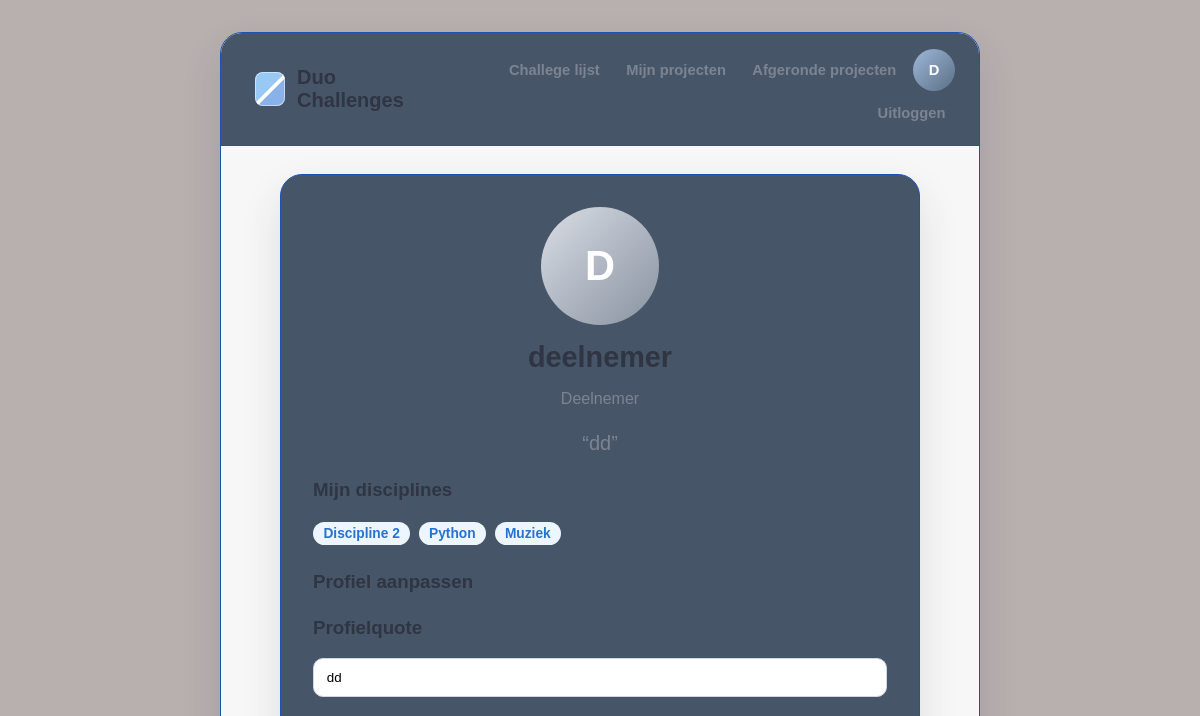
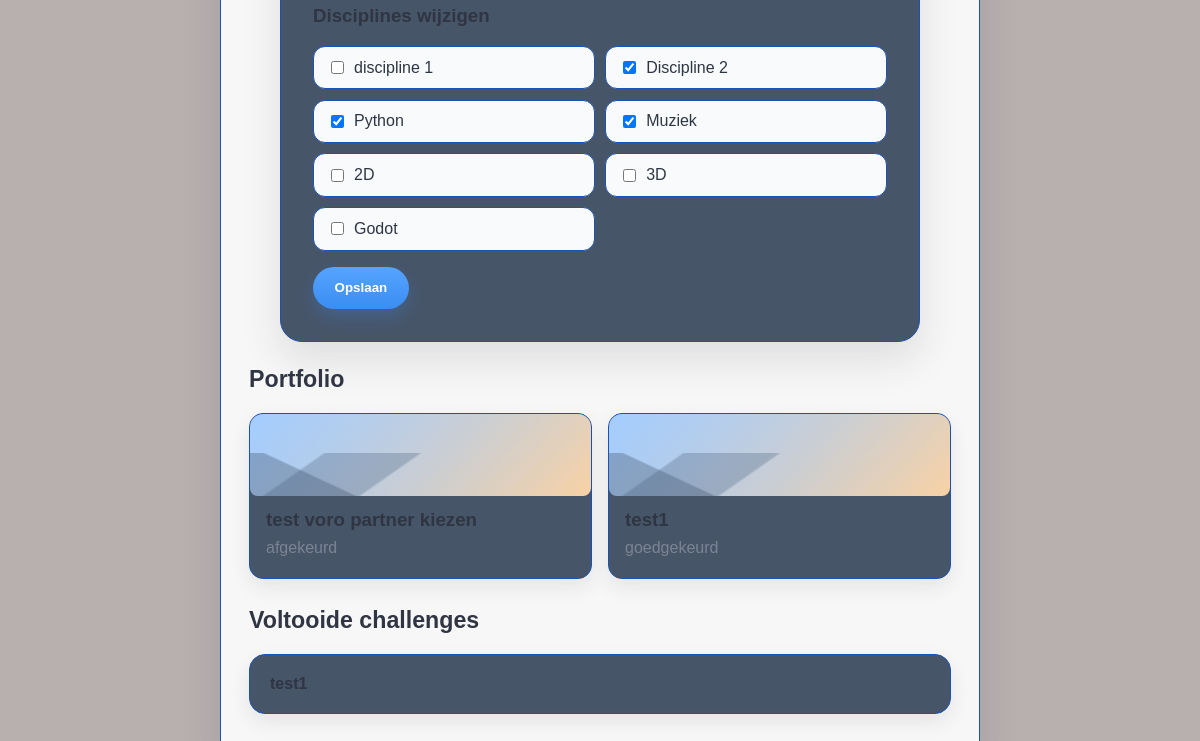
The app's page /profiel/ (signed in), older data (2 pictures, top to bottom).
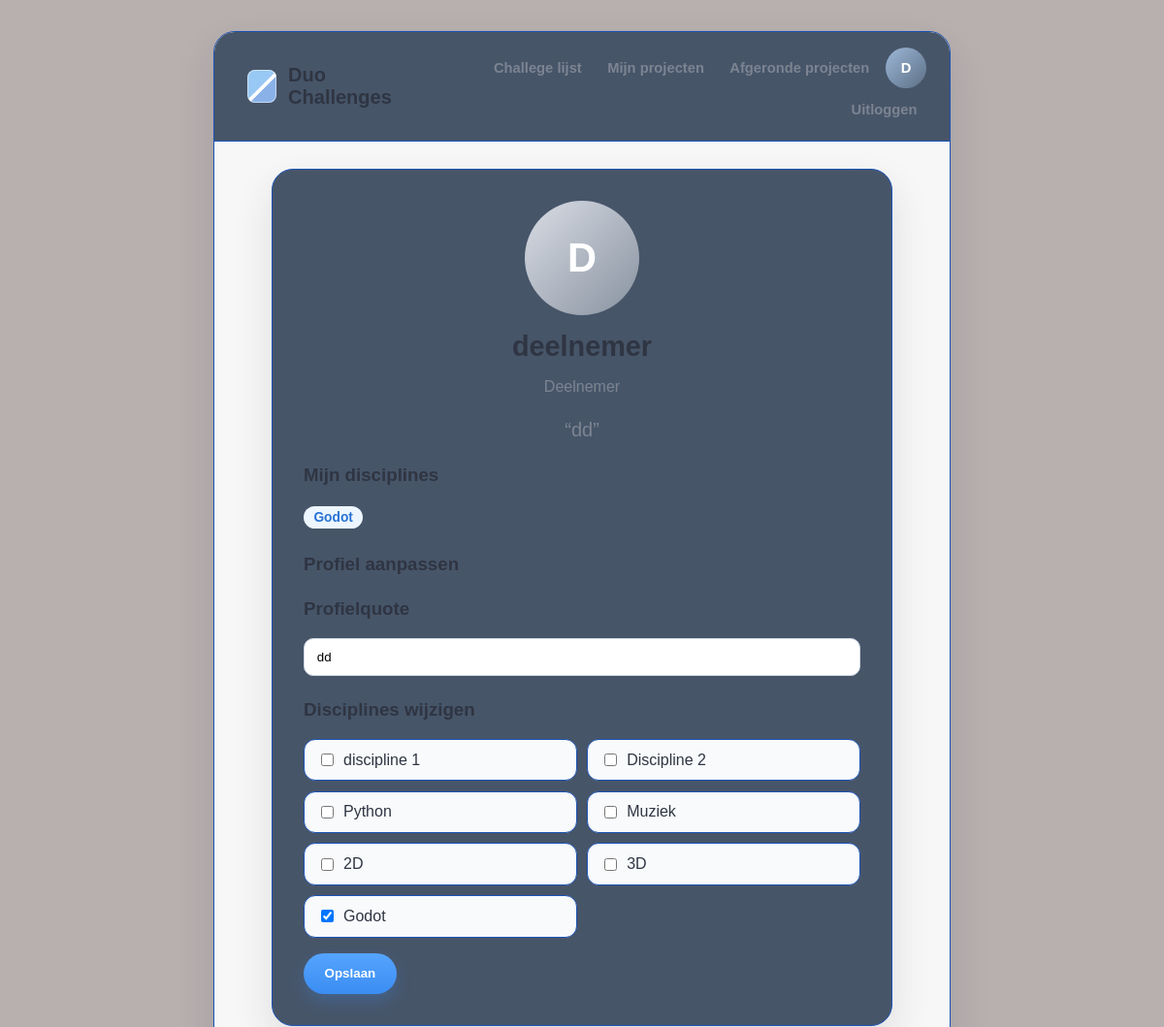
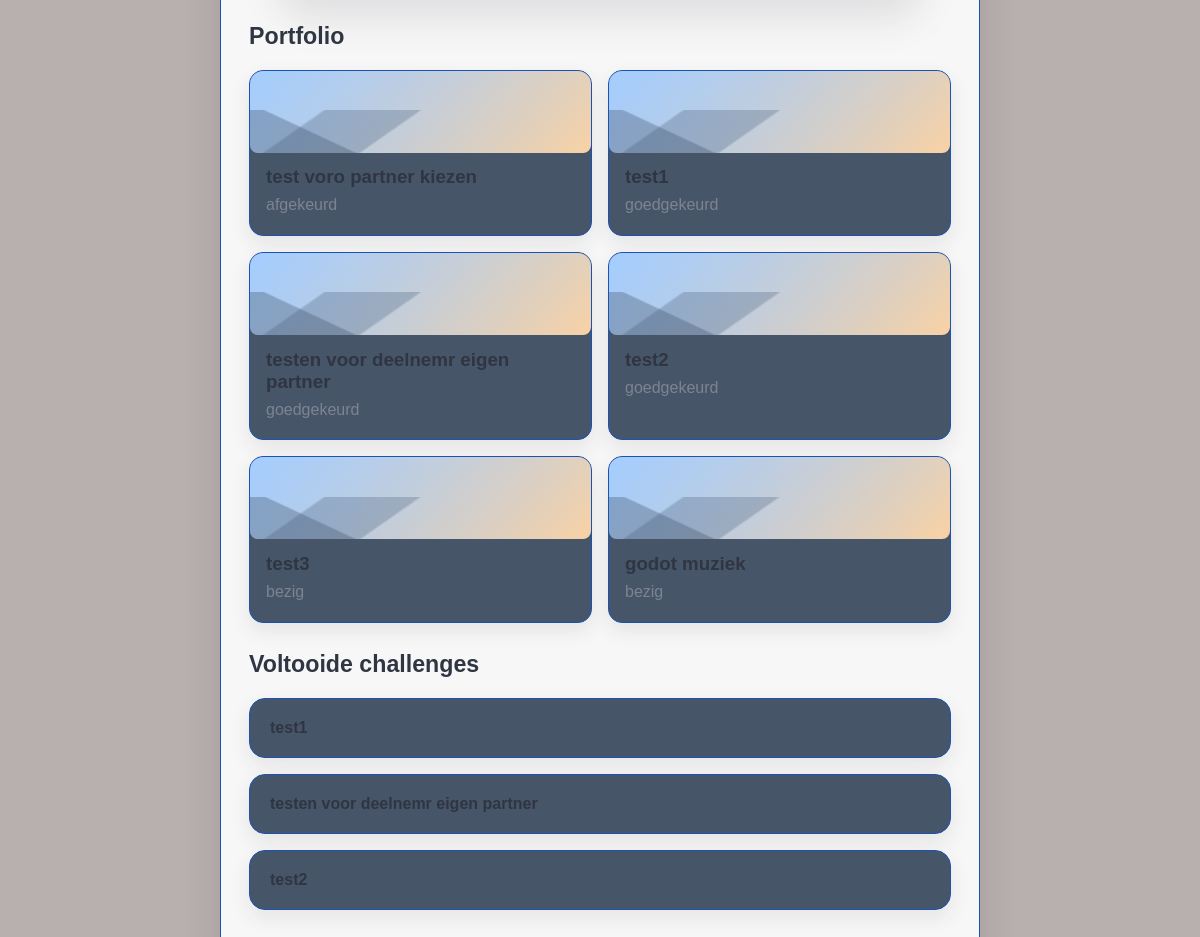
The same page, newer data (2 pictures, top to bottom).
### challenges/models.py (models this page shows, shortened)
class Discipline(models.Model):
    naam = models.CharField(max_length=100)

class Profiel(models.Model):
    ROL_KEUZES = [
        ('deelnemer', 'Deelnemer'),
        ('begeleider', 'Begeleider'),
    ]
    user = models.OneToOneField(User, on_delete=models.CASCADE)
    rol = models.CharField(max_length=20, choices=ROL_KEUZES, default='deelnemer')
    disciplines = models.ManyToManyField(
        Discipline,
        blank=True
    )
    quote = models.CharField(
        max_length=150,
        blank=True,
        default="Fast workflow, short projects"
    )

class Project(models.Model):
    challenge = models.ForeignKey(Challenge, on_delete=models.CASCADE)
    deelnemer = models.ForeignKey(
        User,
        on_delete=models.CASCADE,
        related_name='projecten'
    )
    partner = models.ForeignKey(
        User,
        on_delete=models.SET_NULL,
        null=True,
        blank=True,
        related_name='partner_projecten'
    )
    uitgenodigde_partner = models.ForeignKey(
        User,
        on_delete=models.SET_NULL,
        null=True,
        blank=True,
        related_name='uitnodigingen'
    )
    geblokkeerd = models.BooleanField(default=False)
    github_link = models.URLField()
    beschrijving = models.TextField(blank=True)
    aangemaakt_op = models.DateTimeField(auto_now_add=True)
    afbeelding = models.FileField(upload_to='project_afbeeldingen/', blank=True, null=True)
    likes = models.PositiveIntegerField(default=0)
    status = models.CharField(
        max_length=20,
        choices=[
            ('bezig', 'Bezig'),
            ('ingediend', 'Ingediend'),
            ('goedgekeurd', 'Goedgekeurd'),
            ('afgekeurd', 'Afgekeurd'),
        ],
        default='bezig'
    )
    feedback = models.TextField(blank=True, null=True)
    ingediend_op = models.DateTimeField(null=True, blank=True)
    goedgekeurd_op = models.DateTimeField(null=True, blank=True)

class Challenge(models.Model):
    titel = models.CharField(max_length=200)
    omschrijving = models.TextField()
    discipline_een = models.ForeignKey(
        Discipline,
        on_delete=models.CASCADE,
        related_name='challenges_een'
    )
    discipline_twee = models.ForeignKey(
        Discipline,
        on_delete=models.CASCADE,
        related_name='challenges_twee'
    )
    aangemaakt_door = models.ForeignKey(
        User,
        on_delete=models.SET_NULL,
        null=True
    )
    aangemaakt_op = models.DateTimeField(auto_now_add=True)

### challenges/views.py (the view)
# urls.py: path('profiel/', views.profiel, name='profiel'),
@login_required(login_url='login')
def profiel(request):
    profiel, aangemaakt = Profiel.objects.get_or_create(user=request.user)
    disciplines = Discipline.objects.all()
    projecten = Project.objects.filter(deelnemer=request.user)
    if request.method == 'POST':
        gekozen_ids = request.POST.getlist('disciplines')
        profiel.disciplines.set(gekozen_ids)
        profiel.quote = request.POST.get('quote', '').strip()
        profiel.save()
        return redirect('profiel')
    return render(request, 'profiel.html', {
        'profiel': profiel,
        'disciplines': disciplines,
        'projecten': projecten,
    })

### challenges/templates/profiel.html (shortened to what this page needs)
{% extends 'base.html' %}
{% block content %}
<section class="profile-card">
    <div class="profile-avatar">{{ user.username|first|upper }}</div>
    <h2 class="profile-name">{{ user.username }}</h2>
    <p class="text-muted">{{ profiel.get_rol_display }}</p>
    <p class="profile-quote">
        “{{ profiel.quote|default:'Fast workflow, short projects' }}”
    </p>
    <div class="profile-section">
        <h3>Mijn disciplines</h3>
        <p>
            {% for d in profiel.disciplines.all %}
                <span class="discipline-badge">{{ d.naam }}</span>
            {% empty %}
                <span class="text-muted">Nog niet ingesteld</span>
            {% endfor %}
        </p>
    </div>
    <div class="profile-section">
        <h3>Profiel aanpassen</h3>
        <form method="post">
            <div class="profile-section">
                <h3>Profielquote</h3>
                <input
                    type="text"
                    name="quote"
                    value="{{ profiel.quote }}"
                    maxlength="150"
                    class="form-control"
                    placeholder="Jouw persoonlijke quote"
                >
            </div>
            <div class="profile-section">
                <h3>Disciplines wijzigen</h3>
                <div class="discipline-options">
                    {% for discipline in disciplines %}
                        <label class="discipline-option">
                            <input
                                type="checkbox"
                                name="disciplines"
                                value="{{ discipline.id }}"
                                {% if discipline in profiel.disciplines.all %}checked{% endif %}
                            >
                            {{ discipline.naam }}
                        </label>
                    {% endfor %}
                </div>
            </div>
            <button type="submit" class="button">Opslaan</button>
        </form>
    </div>
</section>
<section class="dashboard-section">
    <h2>Portfolio</h2>
    <div class="portfolio-grid">
        {% for project in projecten %}
            <div class="challenge-card">
                <div class="portfolio-thumb" aria-hidden="true"></div>
                <div class="challenge-card-body">
                    <h3 class="section-title">{{ project.challenge.titel }}</h3>
                    <p class="line text-muted">{{ project.status }}</p>
                </div>
            </div>
        {% empty %}
            <p class="text-muted">Je doet nog niet mee aan een challenge.</p>
        {% endfor %}
    </div>
</section>
<section class="dashboard-section">
    <h2>Voltooide challenges</h2>
    <div class="project-list">
        {% for project in projecten %}
            {% if project.status == 'goedgekeurd' %}
                <div class="compact-card">
                    <strong>{{ project.challenge.titel }}</strong>
                </div>
            {% endif %}
        {% empty %}
            <p class="text-muted">Nog geen voltooide challenges.</p>
        {% endfor %}
    </div>
</section>
{% endblock %}

Row changes from the older to the newer data that the page shows:
no longer on one of the page's lists (row unchanged): Discipline: naam "Discipline 2"
no longer on one of the page's lists (row unchanged): Discipline: naam "Python"
no longer on one of the page's lists (row unchanged): Discipline: naam "Muziek"
now on one of the page's lists (row unchanged): Discipline: naam "Godot"
computed for Discipline "Godot": disciplines "☐" → "☑"
computed for Discipline "Discipline 2": disciplines "☑" → "☐"
computed for Discipline "Python": disciplines "☑" → "☐"
computed for Discipline "Muziek": disciplines "☑" → "☐"
added Project: challenge.titel "testen voor deelnemr eigen partner", status "goedgekeurd"
added Project: challenge.titel "test2", status "goedgekeurd"
added Project: challenge.titel "test3", status "bezig", shown under "Portfolio"
added Project: challenge.titel "godot muziek", status "bezig", shown under "Portfolio"
